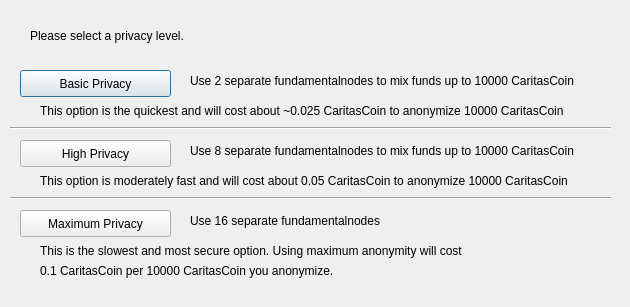
<?xml version="1.0" encoding="UTF-8"?>
<ui version="4.0">
 <class>ObfuscationConfig</class>
 <widget class="QDialog" name="ObfuscationConfig">
  <property name="geometry">
   <rect>
    <x>0</x>
    <y>0</y>
    <width>630</width>
    <height>307</height>
   </rect>
  </property>
  <property name="windowTitle">
   <string>Configure Obfuscation</string>
  </property>
  <widget class="QPushButton" name="buttonBasic">
   <property name="geometry">
    <rect>
     <x>20</x>
     <y>70</y>
     <width>151</width>
     <height>27</height>
    </rect>
   </property>
   <property name="text">
    <string>Basic Privacy</string>
   </property>
  </widget>
  <widget class="QPushButton" name="buttonHigh">
   <property name="geometry">
    <rect>
     <x>20</x>
     <y>140</y>
     <width>151</width>
     <height>27</height>
    </rect>
   </property>
   <property name="text">
    <string>High Privacy</string>
   </property>
  </widget>
  <widget class="QPushButton" name="buttonMax">
   <property name="geometry">
    <rect>
     <x>20</x>
     <y>210</y>
     <width>151</width>
     <height>27</height>
    </rect>
   </property>
   <property name="text">
    <string>Maximum Privacy</string>
   </property>
  </widget>
  <widget class="QLabel" name="label">
   <property name="geometry">
    <rect>
     <x>30</x>
     <y>20</y>
     <width>571</width>
     <height>31</height>
    </rect>
   </property>
   <property name="text">
    <string>Please select a privacy level.</string>
   </property>
  </widget>
  <widget class="QLabel" name="label_2">
   <property name="geometry">
    <rect>
     <x>190</x>
     <y>70</y>
     <width>421</width>
     <height>21</height>
    </rect>
   </property>
   <property name="text">
    <string>Use 2 separate fundamentalnodes to mix funds up to 10000 CaritasCoin</string>
   </property>
  </widget>
  <widget class="QLabel" name="label_3">
   <property name="geometry">
    <rect>
     <x>190</x>
     <y>140</y>
     <width>411</width>
     <height>21</height>
    </rect>
   </property>
   <property name="text">
    <string>Use 8 separate fundamentalnodes to mix funds up to 10000 CaritasCoin</string>
   </property>
  </widget>
  <widget class="QLabel" name="label_4">
   <property name="geometry">
    <rect>
     <x>190</x>
     <y>210</y>
     <width>421</width>
     <height>21</height>
    </rect>
   </property>
   <property name="text">
    <string>Use 16 separate fundamentalnodes</string>
   </property>
  </widget>
  <widget class="QLabel" name="label_6">
   <property name="geometry">
    <rect>
     <x>40</x>
     <y>100</y>
     <width>561</width>
     <height>21</height>
    </rect>
   </property>
   <property name="text">
    <string>This option is the quickest and will cost about ~0.025 CaritasCoin to anonymize 10000 CaritasCoin</string>
   </property>
  </widget>
  <widget class="QLabel" name="label_7">
   <property name="geometry">
    <rect>
     <x>40</x>
     <y>170</y>
     <width>561</width>
     <height>21</height>
    </rect>
   </property>
   <property name="text">
    <string>This option is moderately fast and will cost about 0.05 CaritasCoin to anonymize 10000 CaritasCoin</string>
   </property>
  </widget>
  <widget class="QLabel" name="label_8">
   <property name="geometry">
    <rect>
     <x>40</x>
     <y>240</y>
     <width>561</width>
     <height>21</height>
    </rect>
   </property>
   <property name="text">
    <string>This is the slowest and most secure option. Using maximum anonymity will cost</string>
   </property>
  </widget>
  <widget class="QLabel" name="label_9">
   <property name="geometry">
    <rect>
     <x>40</x>
     <y>260</y>
     <width>561</width>
     <height>21</height>
    </rect>
   </property>
   <property name="text">
    <string>0.1 CaritasCoin per 10000 CaritasCoin you anonymize.</string>
   </property>
  </widget>
  <widget class="Line" name="line">
   <property name="geometry">
    <rect>
     <x>10</x>
     <y>120</y>
     <width>601</width>
     <height>16</height>
    </rect>
   </property>
   <property name="orientation">
    <enum>Qt::Horizontal</enum>
   </property>
  </widget>
  <widget class="Line" name="line_2">
   <property name="geometry">
    <rect>
     <x>10</x>
     <y>190</y>
     <width>601</width>
     <height>16</height>
    </rect>
   </property>
   <property name="orientation">
    <enum>Qt::Horizontal</enum>
   </property>
  </widget>
 </widget>
 <resources/>
 <connections/>
</ui>
